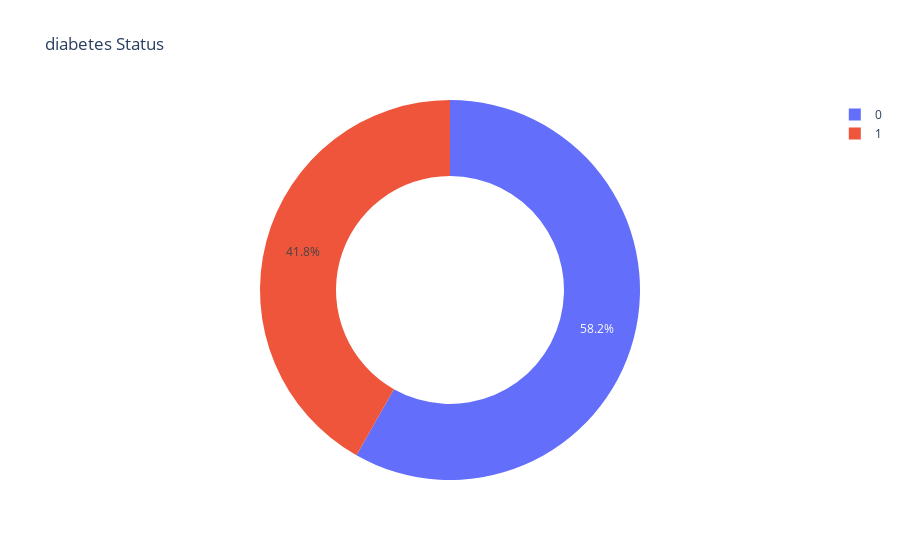

Write notebook code for a chart like this one.
### Code cell
diabetes_Status = df['diabetes'].value_counts()
transactions = diabetes_Status.index
quantity = diabetes_Status.values

figure = px.pie(df, 
             values=quantity, 
             names=transactions, hole =.60, 
             title="diabetes Status")
figure.show()

### Figure 1 — Plotly figure (JSON) as saved in the notebook; plotly's stock layout.template omitted (floating-point values rounded to 4 significant figures)
{"data": [{"domain": {"x": [0, 1], "y": [0, 1]}, "hole": 0.6, "hovertemplate": "label=%{label}<br>value=%{value}<extra></extra>", "labels": [0, 1], "legendgroup": "", "name": "", "showlegend": true, "type": "pie", "values": [174, 125]}], "layout": {"legend": {"tracegroupgap": 0}, "title": {"text": "diabetes Status"}}}
